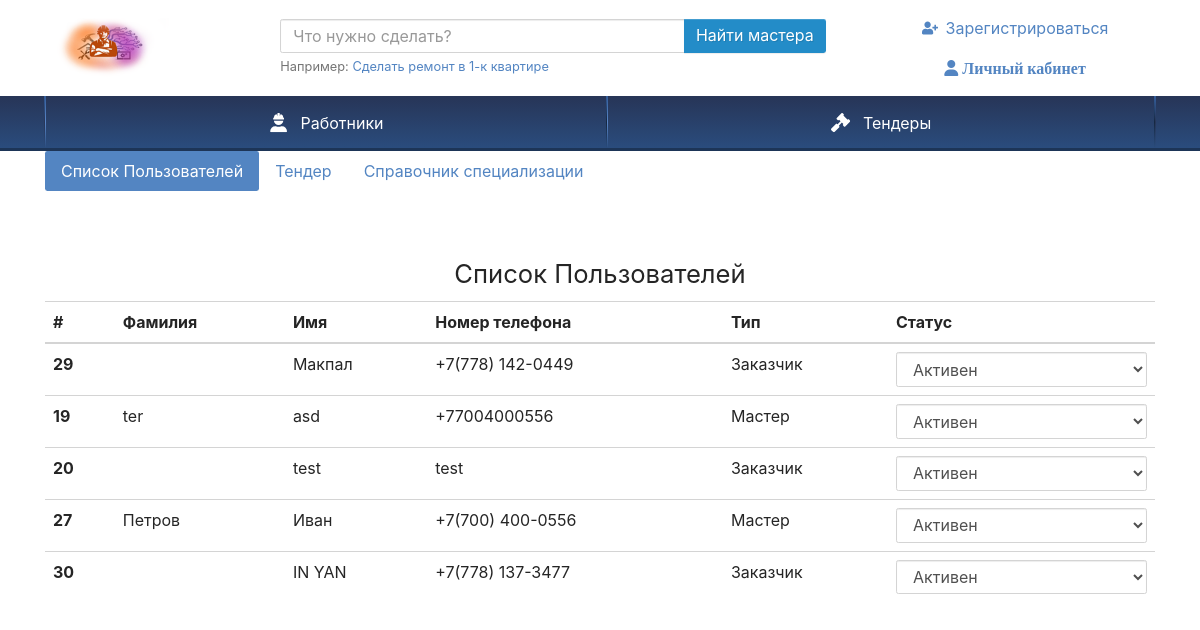
The app's page /admin.php (signed in) with its own data.
### tables this page shows
CREATE TABLE `users` (
  `ID` int(11) NOT NULL,
  `NAME` varchar(255) NOT NULL,
  `LASTNAME` varchar(255) NOT NULL,
  `PHONE` varchar(255) NOT NULL,
  `TYPE` int(11) NOT NULL,
  `PASSWORD` varchar(255) NOT NULL,
  `STATUS` int(11) NOT NULL,
  `LOCATION` int(11) NOT NULL,
  `ABOUT` mediumtext NOT NULL,
  `AVATAR` varchar(100) NOT NULL,
  `POST_DATE` date DEFAULT NULL
);

### admin.php (the view, shortened to what this page needs)
<?php require_once 'Theme/blocks/header.php';
require 'conn.php';
$query = "SELECT * FROM `users`";
$result = mysqli_query($link, $query) or die("Ошибка " . mysqli_error($link));
$rows = mysqli_fetch_all($result, MYSQLI_ASSOC);
?>
<div class="container ">
<ul class="nav nav-pills mb-3" id="pills-tab" role="tablist">
  <li class="nav-item" role="presentation">
    <a class="nav-link active" id="pills-home-tab" data-toggle="pill" href="#pills-home" role="tab" aria-controls="pills-home" aria-selected="true">Список Пользователей</a>
  </li>
  <li class="nav-item" role="presentation">
    <a class="nav-link" id="pills-profile-tab" data-toggle="pill" href="#pills-profile" role="tab" aria-controls="pills-profile" aria-selected="false">Тендер</a>
  </li>
  <li class="nav-item" role="presentation">
    <a class="nav-link" id="pills-contact-tab" data-toggle="pill" href="#pills-contact" role="tab" aria-controls="pills-contact" aria-selected="false">Справочник специализации</a>
  </li>
</ul>
        <div class="tab-content" id="pills-tabContent">
            <div class="tab-pane fade show active" id="pills-home" role="tabpanel" aria-labelledby="pills-home-tab">
            <div class="row pt-5">
    <div class="col-12 ">
    <h1 style="text-align:center">Список Пользователей </h1>
    <table class="table">
  <thead>
    <tr>
      <th scope="col">#</th>
      <th scope="col">Фамилия</th>
      <th scope="col">Имя</th>
      <th scope="col">Номер телефона</th>
      <th scope="col">Тип</th>
      <th scope="col">Статус</th>
    </tr>
  </thead>
  <tbody>
  <?php foreach($rows as $row) { ?>
    <tr>
      <th scope="row"><input type="hidden" id="uss" value="<?php echo $row['ID']; ?>" /><?php echo $row['ID']; ?></th>
      <td><?php echo $row['LASTNAME']; ?></td>
      <td><?php echo $row['NAME']; ?></td>
      <td><?php echo $row['PHONE']; ?></td>
      <td ><?php if($row['TYPE'] == 1) { $txt = 'Заказчик';} else { $txt = 'Мастер';} echo $txt; ?></td>
      <td>
      <select data-id="<?php echo $row['ID']; ?>" id="user_state" class="form-control edit_data">
        <option  value="<?php echo $row['STATUS']; ?>"><?php if($row['STATUS'] == 1) {$text = 'Активен'; $tst = 'Отключен'; $tvt = 0; } else {$text = 'Отключен'; $tst = 'Активен'; $tvt = 1;} echo $text; ?></option>
      </td>
    </tr>
  <?php } ?>
       </tbody>
     </table>
     </div>
  </div>
  </div>
</div>
                                    <?php require 'conn.php';
                                    $query = "SELECT * FROM `speciality`";
                                    $result = mysqli_query($link, $query) or die("Ошибка " . mysqli_error($link));
                                    $rows = mysqli_fetch_all($result, MYSQLI_ASSOC);
                                    print_r($rows);
                                    ?>
</div>
<?php require_once 'Theme/blocks/footer.php'; ?>

### records on screen
users: ID "29", NAME "Макпал", PHONE "+7(778) 142-0449", TYPE "Заказчик", STATUS+ID "Активен"
users: ID "19", LASTNAME "ter", NAME "asd", PHONE "+77004000556", TYPE "Мастер", STATUS+ID "Активен"
users: ID "20", NAME "test", PHONE "test", TYPE "Заказчик", STATUS+ID "Активен"
users: ID "27", LASTNAME "Петров", NAME "Иван", PHONE "+7(700) 400-0556", TYPE "Мастер", STATUS+ID "Активен"
users: ID "30", NAME "IN YAN", PHONE "+7(778) 137-3477", TYPE "Заказчик", STATUS+ID "Активен"
